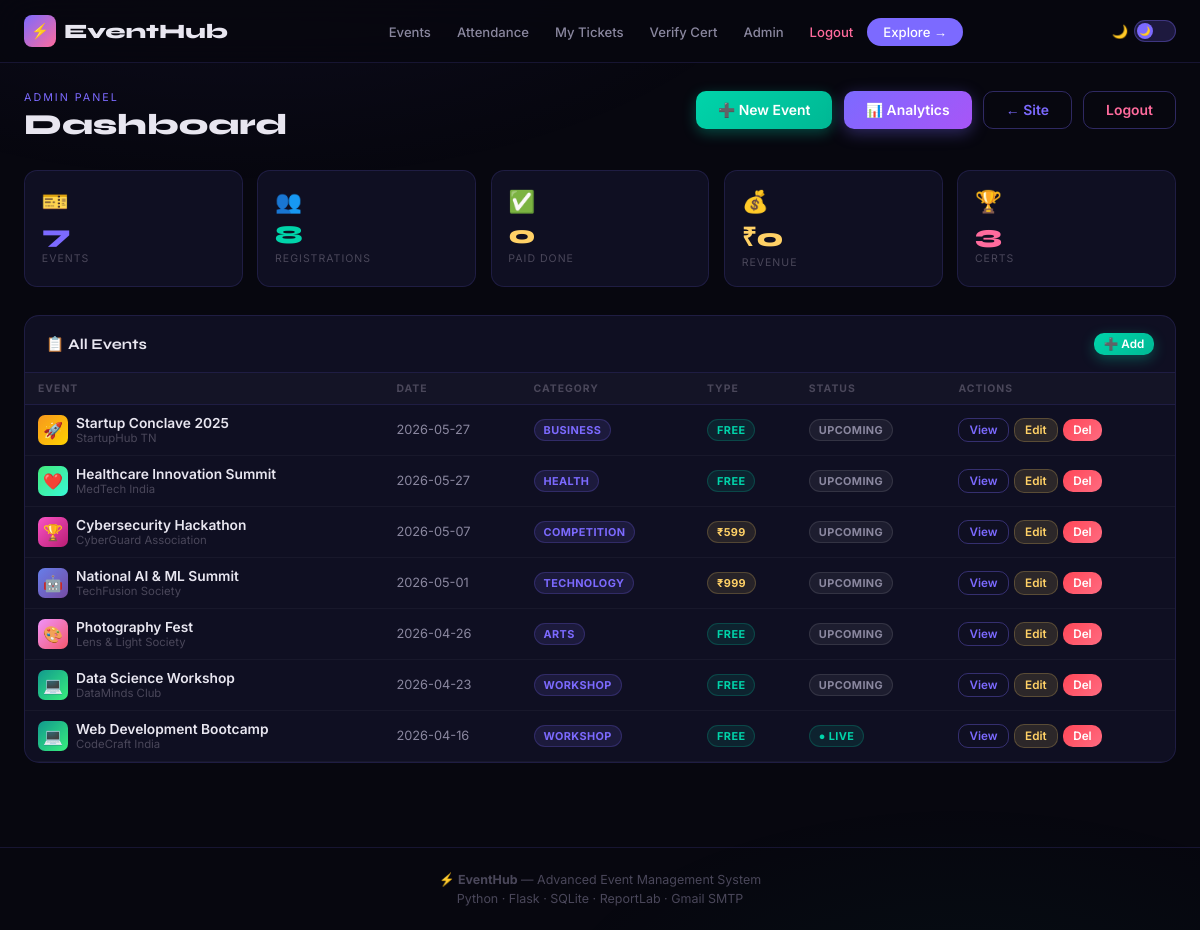
/admin (signed in), run on the app's committed database.
### tables this page shows
CREATE TABLE events(
        id INTEGER PRIMARY KEY AUTOINCREMENT,
        name TEXT NOT NULL,
        description TEXT,
        date TEXT NOT NULL,
        time TEXT NOT NULL,
        venue TEXT NOT NULL,
        host TEXT NOT NULL,
        co_host TEXT,
        organizer TEXT NOT NULL,
        category TEXT DEFAULT 'General',
        is_paid INTEGER DEFAULT 0,
        fee REAL DEFAULT 0,
        capacity INTEGER DEFAULT 200,
        upi TEXT DEFAULT 'events@upi',
        status TEXT DEFAULT 'upcoming',
        created_at TEXT DEFAULT(datetime('now'))
    );

### app.py (the view)
@app.route('/admin')
@admin_only
def admin_dash():
    con = get_db()
    evs  = con.execute("SELECT * FROM events ORDER BY date DESC").fetchall()
    st   = {
        'regs':    con.execute("SELECT COUNT(*) FROM registrations").fetchone()[0],
        'paid':    con.execute("SELECT COUNT(*) FROM registrations WHERE pay_status='completed'").fetchone()[0],
        'revenue': con.execute("SELECT COALESCE(SUM(amount),0) FROM registrations WHERE pay_status='completed'").fetchone()[0],
        'certs':   con.execute("SELECT COUNT(*) FROM certificates").fetchone()[0],
        'att':     con.execute("SELECT COUNT(*) FROM attendance").fetchone()[0],
    }
    con.close()
    return render_template('admin_dash.html', evs=evs, st=st, themes=THEMES)

### app.py (called while the page is built)
def get_db():
    c = sqlite3.connect(DB_PATH)
    c.row_factory = sqlite3.Row
    c.execute("PRAGMA foreign_keys=ON")
    return c

def admin_only(f):
    @functools.wraps(f)
    def wrap(*a, **kw):
        if not session.get('admin'): return redirect(url_for('admin_login'))
        return f(*a, **kw)
    return wrap

### templates/admin_dash.html (shortened to what this page needs)
{% extends "base.html" %}
{% block content %}
<div style="display:flex;align-items:flex-start;justify-content:space-between;flex-wrap:wrap;gap:1rem;margin-bottom:1.75rem" class="ai">
  <div><div style="font-size:.67rem;text-transform:uppercase;letter-spacing:2px;color:var(--p);margin-bottom:3px">Admin Panel</div><h1 style="font-family:'Syne',sans-serif;font-size:1.82rem;font-weight:800">Dashboard</h1></div>
  <div style="display:flex;gap:.7rem;flex-wrap:wrap">
    <a href="{{ url_for('admin_new') }}" class="btn btn-g">➕ New Event</a>
    <a href="{{ url_for('admin_analytics') }}" class="btn btn-p">📊 Analytics</a>
    <a href="{{ url_for('home') }}" class="btn btn-o">← Site</a>
    <a href="{{ url_for('admin_logout') }}" class="btn btn-o" style="color:var(--acc)!important">Logout</a>
  </div>
</div>
<div style="display:grid;grid-template-columns:repeat(5,1fr);gap:.9rem;margin-bottom:1.75rem">
  {% for ic,lb,vl,co in [('🎫','Events',evs|length,'var(--p)'),('👥','Registrations',st.regs,'var(--gr)'),('✅','Paid Done',st.paid,'var(--gold)'),('💰','Revenue','₹'+st.revenue|int|string,'var(--gold)'),('🏆','Certs',st.certs,'var(--acc)')] %}
  <div style="background:var(--card);border:1px solid var(--bd);border-radius:13px;padding:1.05rem">
    <div style="font-size:1.35rem;margin-bottom:.35rem">{{ic}}</div>
    <div style="font-family:'Syne',sans-serif;font-size:1.6rem;font-weight:800;color:{{co}}">{{vl}}</div>
    <div style="font-size:.66rem;text-transform:uppercase;letter-spacing:1px;color:var(--di);margin-top:2px">{{lb}}</div>
  </div>{% endfor %}
</div>
<div style="background:var(--card);border:1px solid var(--bd);border-radius:15px;overflow:hidden">
  <div style="padding:1.05rem 1.3rem;border-bottom:1px solid var(--bd);display:flex;align-items:center;justify-content:space-between">
    <span style="font-family:'Syne',sans-serif;font-weight:700;font-size:.93rem">📋 All Events</span>
    <a href="{{ url_for('admin_new') }}" class="btn btn-g btn-xs">➕ Add</a>
  </div>
  <div style="overflow-x:auto"><table style="width:100%;border-collapse:collapse">
    <thead><tr>{% for h in ['Event','Date','Category','Type','Status','Actions'] %}<th style="padding:9px 13px;font-size:.65rem;text-transform:uppercase;letter-spacing:1px;color:var(--di);border-bottom:1px solid var(--bd);text-align:left;background:rgba(255,255,255,.02)">{{h}}</th>{% endfor %}</tr></thead>
    <tbody>{% for ev in evs %}{% set t=themes.get(ev.category,themes['General']) %}
    <tr>
      <td style="padding:10px 13px;border-bottom:1px solid rgba(255,255,255,.04)">
        <div style="display:flex;align-items:center;gap:8px">
          <div style="width:30px;height:30px;border-radius:7px;background:linear-gradient(135deg,{{t.grad}});display:flex;align-items:center;justify-content:center;font-size:1rem;flex-shrink:0">{{t.icon}}</div>
          <div><div style="font-weight:600;font-size:.86rem">{{ev.name}}</div><div style="font-size:.71rem;color:var(--di)">{{ev.organizer}}</div></div>
        </div>
      </td>
      <td style="padding:10px 13px;border-bottom:1px solid rgba(255,255,255,.04);font-size:.8rem;color:var(--mu)">{{ev.date}}</td>
      <td style="padding:10px 13px;border-bottom:1px solid rgba(255,255,255,.04)"><span class="bdg bp">{{ev.category}}</span></td>
      <td style="padding:10px 13px;border-bottom:1px solid rgba(255,255,255,.04)">{% if ev.is_paid %}<span class="bdg bgold">₹{{ev.fee|int}}</span>{% else %}<span class="bdg bg">Free</span>{% endif %}</td>
      <td style="padding:10px 13px;border-bottom:1px solid rgba(255,255,255,.04)">{% if ev.status=='ongoing' %}<span class="bdg bg">● Live</span>{% else %}<span class="bdg bdim">Upcoming</span>{% endif %}</td>
      <td style="padding:10px 13px;border-bottom:1px solid rgba(255,255,255,.04)">
        <div style="display:flex;gap:.35rem">
          <a href="{{ url_for('admin_event',eid=ev.id) }}" class="btn btn-o btn-xs">View</a>
          <a href="{{ url_for('admin_edit',eid=ev.id) }}" class="btn btn-xs" style="background:rgba(255,209,102,.12);color:var(--gold);border:1px solid rgba(255,209,102,.22)">Edit</a>
          <form method="POST" action="{{ url_for('admin_delete',eid=ev.id) }}" onsubmit="return confirm('Delete?')" style="margin:0"><button type="submit" class="btn btn-d btn-xs">Del</button></form>
        </div>
      </td>
    </tr>{% endfor %}</tbody>
  </table></div>
</div>
{% endblock %}

### templates/base.html (shortened to what this page needs)
<!DOCTYPE html>
<html lang="en" data-theme="dark">
<head>
</head>
<body>
<nav>
  <div class="nav-inner">
    <a href="{{ url_for('home') }}" class="logo"><div class="lm">⚡</div>EventHub</a>
    <ul class="nl">
      <li><a href="{{ url_for('home') }}">Events</a></li>
      <li><a href="{{ url_for('attendance') }}">Attendance</a></li>
      <li><a href="{{ url_for('my_tickets') }}">My Tickets</a></li>
      <li><a href="{{ url_for('verify') }}">Verify Cert</a></li>
      {% if session.get('admin') %}
        <li><a href="{{ url_for('admin_dash') }}">Admin</a></li>
        <li><a href="{{ url_for('admin_logout') }}" style="color:var(--acc)!important">Logout</a></li>
      {% else %}
        <li><a href="{{ url_for('admin_login') }}">Admin</a></li>
      {% endif %}
      <li><a href="{{ url_for('home') }}" class="np">Explore →</a></li>
    </ul>
    <div class="tw">
      <span class="ticon" id="ti">🌙</span>
      <button class="tbtn" onclick="toggleTheme()" title="Toggle Light/Dark Mode"><div class="tknob" id="tk">🌙</div></button>
    </div>
  </div>
</nav>
<main>{% block content %}{% endblock %}</main>
<footer>
  <p>⚡ <strong>EventHub</strong> — Advanced Event Management System</p>
  <p style="margin-top:4px">Python · Flask · SQLite · ReportLab · Gmail SMTP</p>
</footer>
</body>
</html>

### templates/base.html (style rules this page uses)
[data-theme="dark"] { --bg:#07070f;--bg2:#0d0d1a;--card:#0f0f22;--card2:#141435; --p:#7c6aff;--p2:#a29bfe;--acc:#ff6b9d;--gr:#00d4aa;--gold:#ffd166; --tx:#e8e6f0;--mu:#8a879f;--di:#4a475a; --bd:rgba(124,106,255,.15);--bd2:rgba(124,106,255,.35); --nav:rgba(7,7,15,.9);--inp:rgba(255,255,255,.05);--sh:rgba(0,0,0,.5); }
*,::before,::after { margin:0;padding:0;box-sizing:border-box }
html { scroll-behavior:smooth }
body { font-family:'Inter',sans-serif;background:var(--bg);color:var(--tx);min-height:100vh;overflow-x:hidden;transition:background .3s,color .3s }
body::before { content:'';position:fixed;inset:0;background:radial-gradient(ellipse 80% 50% at 20% -10%,rgba(124,106,255,.07),transparent 60%),radial-gradient(ellipse 60% 40% at 80% 110%,rgba(0,212,170,.04),transparent 60%);pointer-events:none;z-index:0 }
nav { position:sticky;top:0;z-index:200;background:var(--nav);backdrop-filter:blur(20px);border-bottom:1px solid var(--bd);padding:0 1.5rem;transition:background .3s }
.nav-inner { max-width:1360px;margin:auto;display:flex;align-items:center;justify-content:space-between;height:62px;gap:1rem }
.logo { font-family:'Syne',sans-serif;font-weight:800;font-size:1.28rem;color:var(--tx);text-decoration:none;display:flex;align-items:center;gap:8px }
.lm { width:32px;height:32px;background:linear-gradient(135deg,#7c6aff,#ff6b9d);border-radius:8px;display:flex;align-items:center;justify-content:center;font-size:.9rem }
.nl { display:flex;align-items:center;gap:2px;list-style:none;flex-wrap:wrap }
.nl a { color:var(--mu);text-decoration:none;font-size:.82rem;font-weight:500;padding:6px 12px;border-radius:8px;transition:all .2s;white-space:nowrap }
.np { background:var(--p)!important;color:#fff!important;padding:6px 16px!important;border-radius:18px!important }
.tw { display:flex;align-items:center;gap:6px;flex-shrink:0 }
.ticon { font-size:.82rem }
.tbtn { width:42px;height:22px;border-radius:11px;background:rgba(124,106,255,.2);border:1px solid var(--bd2);cursor:pointer;display:flex;align-items:center;padding:2px;transition:all .3s }
.tknob { width:16px;height:16px;border-radius:50%;background:var(--p);transition:transform .3s;font-size:.55rem;display:flex;align-items:center;justify-content:center }
main { max-width:1360px;margin:0 auto;padding:1.75rem 1.5rem;position:relative;z-index:1 }
.btn { display:inline-flex;align-items:center;gap:6px;padding:10px 22px;border-radius:10px;font-family:'Inter',sans-serif;font-size:.87rem;font-weight:600;cursor:pointer;transition:all .2s;border:none;text-decoration:none }
.btn-p { background:linear-gradient(135deg,#7c6aff,#a855f7);color:#fff;box-shadow:0 4px 16px rgba(124,106,255,.35) }
.btn-o { background:transparent;color:var(--p);border:1.5px solid var(--bd2) }
.btn-g { background:linear-gradient(135deg,#00d4aa,#00b894);color:#fff;box-shadow:0 4px 14px rgba(0,212,170,.32) }
.btn-d { background:linear-gradient(135deg,#ff4757,#ff6b81);color:#fff }
.btn-xs { padding:4px 10px;font-size:.73rem }
.bdg { display:inline-flex;align-items:center;gap:3px;padding:3px 9px;border-radius:16px;font-size:.68rem;font-weight:700;letter-spacing:.4px;text-transform:uppercase }
.bp { background:rgba(124,106,255,.12);color:var(--p);border:1px solid rgba(124,106,255,.22) }
.bg { background:rgba(0,212,170,.1);color:var(--gr);border:1px solid rgba(0,212,170,.2) }
.bgold { background:rgba(255,209,102,.1);color:var(--gold);border:1px solid rgba(255,209,102,.2) }
.bdim { background:rgba(255,255,255,.06);color:var(--mu);border:1px solid rgba(255,255,255,.1) }
.ai { animation:fadeUp .42s ease forwards }
footer { border-top:1px solid var(--bd);padding:1.5rem;text-align:center;color:var(--di);font-size:.78rem;margin-top:3.5rem;position:relative;z-index:1 }

### data on the page
events: icon "🚀", name "Startup Conclave 2025", organizer "StartupHub TN", date "2026-05-27", category "BUSINESS", is_paid "FREE", status "UPCOMING"
events: icon "❤️", name "Healthcare Innovation Summit", organizer "MedTech India", date "2026-05-27", category "HEALTH", is_paid "FREE", status "UPCOMING"
events: icon "🏆", name "Cybersecurity Hackathon", organizer "CyberGuard Association", date "2026-05-07", category "COMPETITION", fee "599", status "UPCOMING"
events: icon "🤖", name "National AI & ML Summit", organizer "TechFusion Society", date "2026-05-01", category "TECHNOLOGY", fee "999", status "UPCOMING"
events: icon "🎨", name "Photography Fest", organizer "Lens & Light Society", date "2026-04-26", category "ARTS", is_paid "FREE", status "UPCOMING"
events: icon "💻", name "Data Science Workshop", organizer "DataMinds Club", date "2026-04-23", category "WORKSHOP", is_paid "FREE", status "UPCOMING"
events: icon "💻", name "Web Development Bootcamp", organizer "CodeCraft India", date "2026-04-16", category "WORKSHOP", is_paid "FREE", status "● LIVE"

### other printed values
{{ ic }} "🎫" "👥" "✅" "💰" "🏆"
{{ vl }} "7" "8" "0" "₹0" "3"
{{ lb }} "EVENTS" "REGISTRATIONS" "PAID DONE" "REVENUE" "CERTS"
{{ h }} "EVENT" "DATE" "CATEGORY" "TYPE" "STATUS" "ACTIONS"
